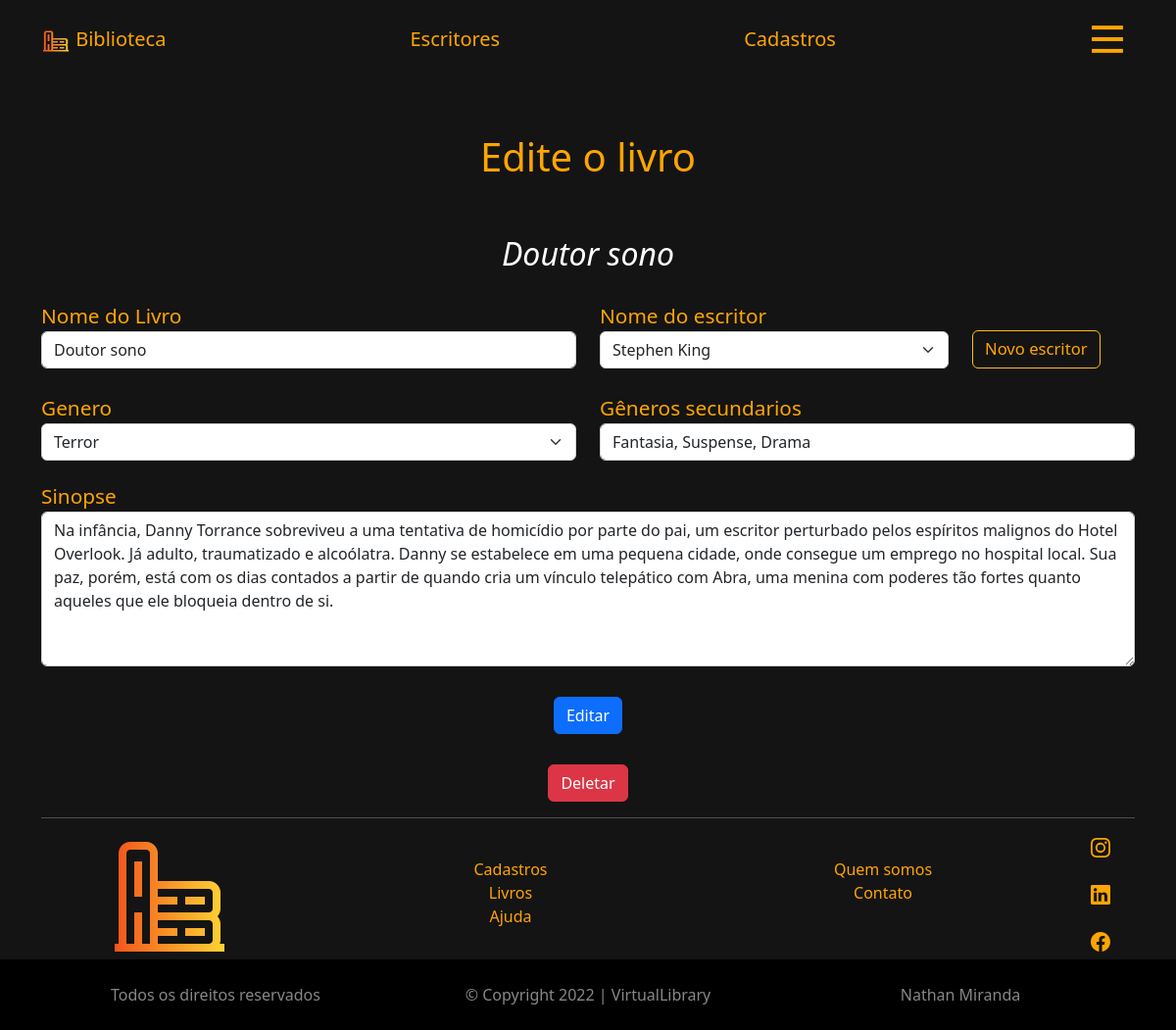
The page /frontend/page/editForm?id=13 on the database its author committed.
### tables this page shows
CREATE TABLE `books` (
  `id` int(11) NOT NULL,
  `book_name` varchar(45) NOT NULL,
  `genre` varchar(25) NOT NULL,
  `writer_id` int(11) DEFAULT NULL,
  `sinopse` text,
  `other_genre` varchar(60) DEFAULT NULL
);

### frontend/page/editForm.php (the view, shortened to what this page needs)
<?php
$conn = connect();
    ?>
<!DOCTYPE html>
<html lang="en">
<head>
    <link rel="stylesheet" href="/assets/app.css">
    <link href="https://cdn.jsdelivr.net/npm/bootstrap@5.2.3/dist/css/bootstrap.min.css" rel="stylesheet"
>
</head>
<?php
include_once('../components/header.php');
$id = filter_input(INPUT_GET, 'id', FILTER_SANITIZE_NUMBER_INT);
$sql_edit = $conn->prepare("SELECT * FROM books WHERE id = '$id'");
$sql_edit->execute(array());
$row_sql = $sql_edit->fetchAll();;
?>
<body>
    <div class="container">
        <h1 class="text-center" id="orange-text" style="margin:1.4em;">Edite o livro</h1>
        <h2 class='text-center'><i>
                <?php echo ($row_sql[0]['book_name']) ?>
            </i> </h2>
        <form action="../../backend/edit.php" method="post">
            <div class="row" id="orange-text">
                <div class="col-6" id="forms">
                    <div class="form-group">
                        <label for="bookName">Nome do Livro</label>
                        <input type="text" class="form-control" value="<?php echo $row_sql[0]['book_name'] ?>"
                            name="bookName" required>
                    </div>
                </div>
                <div class="col-4" id="forms">
                    <div class="form-group">
                        <label for="writer-name">Nome do escritor</label>
                        <select class="form-select" aria-label="Default select example" name="writer-name" required
                            id="writer-name">
                            <?php
                            $option_result = $conn->prepare("SELECT * FROM writers");
                            $option_result->execute(array());
                            $row_option = $option_result->fetchAll();
                            $i = 0;
                            foreach ($row_option as $row) {
                                $writerName = $row_option[$i][1];
                                $writer_id = $row_option[$i][0];
                                if ($row_sql[0]['writer_id'] === $writer_id) {
                                    echo "<option value='$writer_id' selected>$writerName</option>";
                                }else {
                                    echo "<option value='$writer_id'>$writerName</option>";
                                }
                                $i++;
                            }
                            ?>
                        </select>
                    </div>
                </div>
                <div class="col-2">
                    <br> <br>
                    <a href="writerForm?page=1" class="btn btn-outline-warning"
                     id="writerButton" style="margin-top:-1.2em;">Novo escritor</a>
                </div>
            </div>
            <div class="row" id="orange-text">
                <div class="col-6" id="forms">
                    <div class="form-group">
                        <label for="">Genero</label>
                        <select class="form-select" aria-label="Default select example" name="genre" required>
                            <?php
                            $array = array('Acao e aventura', 'Biografia', 'Drama', 'Ficcao', 'Terror', 'Humor', 'Infantil', 'Romance',);
                            $i = 0;
                            foreach ($array as $row) {
                                $genre = $array[$i];
                                if ($row_sql[0]['genre'] === $genre) {
                                    echo "<option value='$genre' selected>$genre</option>";
                                }else {
                                    echo "<option value='$genre'>$genre</option>";
                                }
                                $i++;
                            }
                            ?>
                        </select>
                    </div>
                </div>
                <div class="col-6" id="forms">
                    <div class="form-group">
                        <label for="otherGenre">Gêneros secundarios</label>
                        <input type="text" minlength="2" maxlength="50" class="form-control"
                         value="<?php echo $row_sql[0]['other_genre'] ?>" name="otherGenre">
                    </div>
                </div>
            </div>
            <div class="row" id="orange-text">
                <div class="form-group col-12" id="forms">
                    <label for="textarea" id="orange-text">Sinopse</label>
                    <textarea class="form-control" name="sinopse" id="textarea" cols="20"
                        rows="6"><?php echo $row_sql[0]['sinopse'] ?></textarea>
                </div>
            </div>
            <div class="row text-center" style="margin: 1.5em;">
                <div class="col-12">
                    <button type="submit" class="btn btn-primary">Editar</button>
                </div>
            </div>
        </form>
    </div>
    <div class="container text-center">
        <div class="row">
            <div class="col-12">
                <form action="../../backend/delete.php" method="post">
                    <button type="button" class="btn btn-danger" data-bs-toggle="modal" data-bs-target="#delete">
                        Deletar
                    </button>
                </form>
            </div>
        </div>
    </div>
    <?php
    include_once('../components/footer.php')
        ?>
</body>

### assets/app.css (style rules this page uses)
#orange-text, #arrowBtn ,a { color: orange !important; text-decoration:none !important; }
body { background-color:#141414 !important; color: #fff !important; }
form { font-size: 1.3em !important; }
#forms { margin-top: 1em; }
#writerButton { font-size: .8em !important; }

### rows shown on the page
books: book_name "Doutor sono", bookName "Doutor sono", genre "Terror", otherGenre "Fantasia, Suspense, Drama", sinopse "Na infância, Danny Torrance sobreviveu a uma tentativa de homicídio por parte do pai, um escritor perturbado pelos espíritos malignos do Hotel Overlook. Já adulto, traumatizado e alcoólatra. Danny se estabelece em uma pequena cidade, onde consegue um emprego no hospital local. Sua paz, porém, está com os dias contados a partir de quando cria um vínculo telepático com Abra, uma menina com poderes tão fortes quanto aqueles que ele bloqueia dentro de si."

### other values the page prints
form field writer-name "Stephen King"
